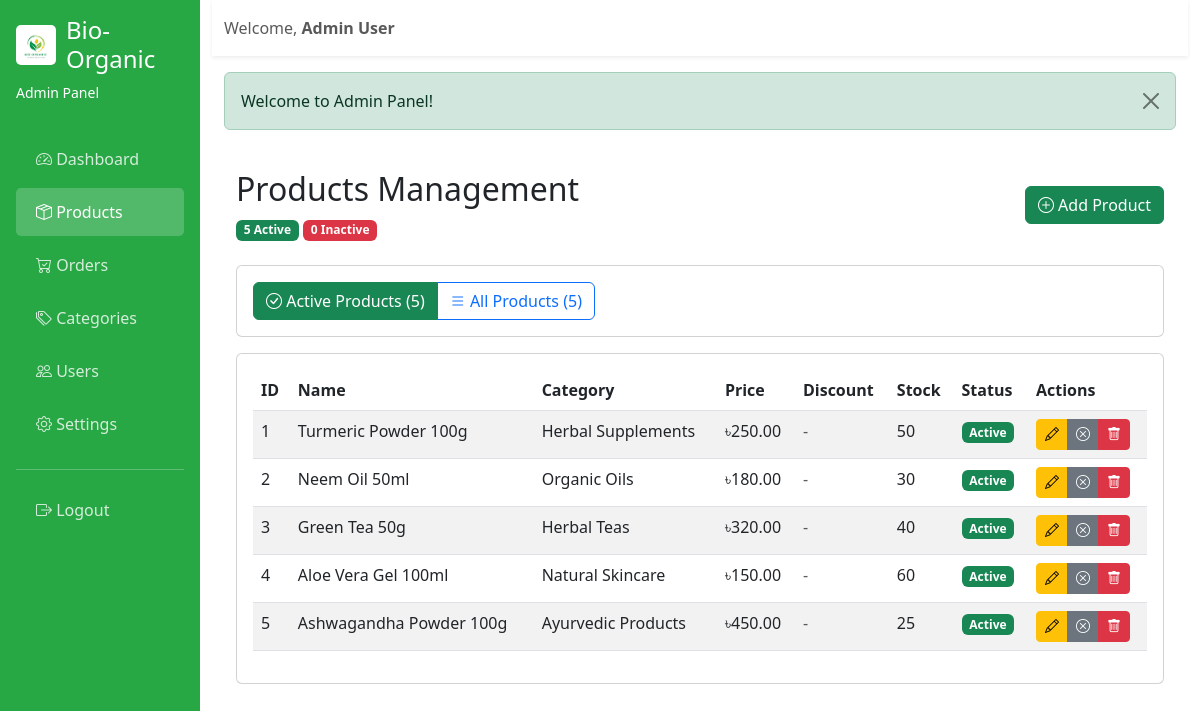
/admin/products.php (signed in), run on the app's committed database.
### tables this page shows
CREATE TABLE `products` (
  `id` int(11) NOT NULL AUTO_INCREMENT,
  `name` varchar(150) NOT NULL,
  `description` text DEFAULT NULL,
  `price` decimal(10,2) NOT NULL,
  `discount_percentage` decimal(5,2) DEFAULT 0.00,
  `stock` int(11) DEFAULT 0,
  `category_id` int(11) DEFAULT NULL,
  `sku` varchar(50) DEFAULT NULL,
  `image` varchar(255) DEFAULT NULL,
  `images` text DEFAULT NULL,
  `status` tinyint(1) DEFAULT 1,
  `created_at` timestamp NOT NULL DEFAULT current_timestamp(),
  PRIMARY KEY (`id`),
  KEY `category_id` (`category_id`),
  CONSTRAINT `products_ibfk_1` FOREIGN KEY (`category_id`) REFERENCES `categories` (`id`) ON DELETE SET NULL
);

CREATE TABLE `categories` (
  `id` int(11) NOT NULL AUTO_INCREMENT,
  `name` varchar(100) NOT NULL,
  `description` text DEFAULT NULL,
  `image` varchar(255) DEFAULT NULL,
  `created_at` timestamp NOT NULL DEFAULT current_timestamp(),
  PRIMARY KEY (`id`)
);

### app/models/Product.php (called while the page is built, shortened)
<?php
class Product {
    private $conn;
    private $table_name = "products";
    public function __construct($db) {
        $this->conn = $db;
    }
    public function getAll($limit = null, $offset = 0, $active_only = true) {
        $query = "SELECT p.*, c.name as category_name
                  FROM " . $this->table_name . " p
                  LEFT JOIN categories c ON p.category_id = c.id";
        $query .= " ORDER BY p.created_at DESC";
        $stmt = $this->conn->prepare($query);
        $stmt->execute();
        return $stmt->fetchAll(PDO::FETCH_ASSOC);
    }
}
?>

### app/helpers/validation.php (called while the page is built, shortened)
<?php
function e($string) {
    return htmlspecialchars($string, ENT_QUOTES, 'UTF-8');
}
function formatPrice($price) {
    return '৳' . number_format($price, 2);
}
function hasDiscount($discount_percentage) {
    return $discount_percentage !== null && floatval($discount_percentage) > 0;
}
?>

### admin/products.php (the view, shortened to what this page needs)
<?php
require_once '../app/helpers/validation.php';
require_once '../app/models/Product.php';
$database = new Database();
$db = $database->getConnection();
$productModel = new Product($db);
$show_all = isset($_GET['show_all']) && $_GET['show_all'] == '1';
$products = $productModel->getAll(null, 0, false);
$active_count = 0;
$inactive_count = 0;
foreach ($products as $product) {
    if ($product['status'] == 1) {
        $active_count++;
    } else {
        $inactive_count++;
    }
}
include 'includes/header.php';
?>
<div class="d-flex justify-content-between align-items-center mb-4">
    <div>
        <h2>Products Management</h2>
        <p class="text-muted mb-0">
            <span class="badge bg-success"><?php echo $active_count; ?> Active</span>
            <span class="badge bg-danger"><?php echo $inactive_count; ?> Inactive</span>
        </p>
    </div>
    <a href="/Bio-Organic-Herbal-Solutions/admin/product-add.php" class="btn btn-success">
        <i class="bi bi-plus-circle"></i> Add Product
    </a>
</div>
<div class="card mb-3">
    <div class="card-body">
        <div class="btn-group" role="group">
            <a href="/Bio-Organic-Herbal-Solutions/admin/products.php"
               class="btn btn-<?php echo !$show_all ? 'success' : 'outline-success'; ?>">
                <i class="bi bi-check-circle"></i> Active Products (<?php echo $active_count; ?>)
            </a>
            <a href="/Bio-Organic-Herbal-Solutions/admin/products.php?show_all=1"
               class="btn btn-<?php echo $show_all ? 'primary' : 'outline-primary'; ?>">
                <i class="bi bi-list"></i> All Products (<?php echo count($products); ?>)
            </a>
        </div>
    </div>
</div>
<div class="card">
    <div class="card-body">
        <div class="table-responsive">
            <table class="table table-striped">
                <thead>
                    <tr>
                        <th>ID</th>
                        <th>Name</th>
                        <th>Category</th>
                        <th>Price</th>
                        <th>Discount</th>
                        <th>Stock</th>
                        <th>Status</th>
                        <th>Actions</th>
                    </tr>
                </thead>
                <tbody>
                    <?php
                    foreach ($products as $product):
                    ?>
                    <tr class="<?php echo $product['status'] ? '' : 'table-secondary'; ?>">
                        <td><?php echo $product['id']; ?></td>
                        <td>
                            <?php echo e($product['name']); ?>
                        </td>
                        <td><?php echo e($product['category_name']); ?></td>
                        <td>
                            <?php if (hasDiscount($product['discount_percentage'])): ?>
                                <small class="text-muted text-decoration-line-through d-block"><?php echo formatPrice($product['price']); ?></small>
                                <strong><?php echo formatPrice(calculateDiscountedPrice($product['price'], $product['discount_percentage'])); ?></strong>
                            <?php else: ?>
                                <?php echo formatPrice($product['price']); ?>
                            <?php endif; ?>
                        </td>
                        <td>
                            <?php if (hasDiscount($product['discount_percentage'])): ?>
                                <span class="badge bg-danger"><?php echo number_format($product['discount_percentage'], 0); ?>% OFF</span>
                            <?php else: ?>
                                <span class="text-muted">-</span>
                            <?php endif; ?>
                        </td>
                        <td>
                            <?php if ($product['stock'] <= 0): ?>
                                <span class="badge bg-danger">Out of Stock</span>
                            <?php else: ?>
                                <?php echo $product['stock']; ?>
                            <?php endif; ?>
                        </td>
                        <td>
                            <?php if ($product['status']): ?>
                                <span class="badge bg-success">Active</span>
                            <?php else: ?>
                                <span class="badge bg-danger">Inactive</span>
                            <?php endif; ?>
                        </td>
                        <td>
                            <div class="btn-group" role="group">
                                <a href="/Bio-Organic-Herbal-Solutions/admin/product-edit.php?id=<?php echo $product['id']; ?>"
                                   class="btn btn-sm btn-warning"
                                   title="Edit">
                                    <i class="bi bi-pencil"></i>
                                </a>
                                <?php if ($product['status']): ?>
                                    <button class="btn btn-sm btn-secondary"
                                            onclick="toggleStatus(<?php echo $product['id']; ?>, 0, '<?php echo e($product['name']); ?>')"
                                            title="Deactivate">
                                        <i class="bi bi-x-circle"></i>
                                    </button>
                                <?php endif; ?>
                                <button class="btn btn-sm btn-danger"
                                        onclick="deleteProduct(<?php echo $product['id']; ?>, '<?php echo e($product['name']); ?>')"
                                        title="Delete">
                                    <i class="bi bi-trash"></i>
                                </button>
                            </div>
                        </td>
                    </tr>
                    <?php endforeach; ?>
                </tbody>
            </table>
        </div>
    </div>
</div>
<?php include 'includes/footer.php'; ?>

### data on the page
products: id "1", name "Turmeric Powder 100g", category.name "Herbal Supplements", price "৳250.00", stock "50", status "Active"
products: id "2", name "Neem Oil 50ml", category.name "Organic Oils", price "৳180.00", stock "30", status "Active"
products: id "3", name "Green Tea 50g", category.name "Herbal Teas", price "৳320.00", stock "40", status "Active"
products: id "4", name "Aloe Vera Gel 100ml", category.name "Natural Skincare", price "৳150.00", stock "60", status "Active"
products: id "5", name "Ashwagandha Powder 100g", category.name "Ayurvedic Products", price "৳450.00", stock "25", status "Active"

### other printed values
$_SESSION['user_name'] "Admin User"
$flash['message'] "Welcome to Admin Panel!"
$active_count "5"
$inactive_count "0"
count($products) "5"
